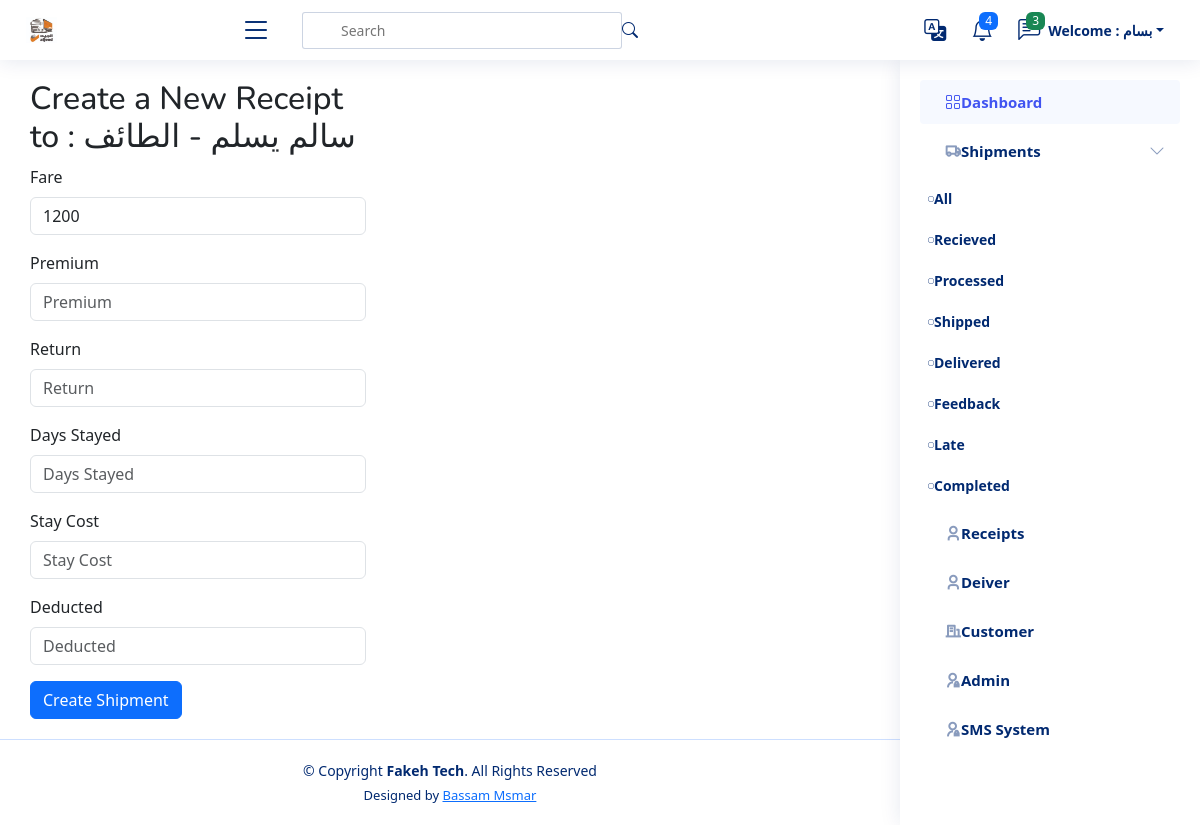
The app's page /receipt/create_from_list/39/ (signed in) with its own data.
### settings/models.py (models this page shows, shortened)
class Company(models.Model):
    name = models.CharField(_("Company Name"), max_length=100)
    logo = models.ImageField(_("Company Logo"), upload_to='company')
    cover = models.ImageField(_("Company Cover"), upload_to='company', null=True, blank=True)
    subtitle = models.TextField(_("Subtitle"), max_length=500)
    facebool_link = models.URLField(_("Facebool_link"), max_length=200, null=True, blank=True)
    twitter_link = models.URLField(_("Twitter_link"), max_length=200, null=True, blank=True)
    youtube_link = models.URLField(_("Youtube_link"), max_length=200, null=True, blank=True)
    phone = models.IntegerField(_("Company Phone"), null=True, blank=True)
    email = models.EmailField(_("Company Email"), max_length=500, null=True, blank=True)
    address = models.TextField(_("Company Address"), max_length=500, null=True, blank=True)
    android_app = models.URLField(_("Android app"), max_length=200, null=True, blank=True)
    ios_app = models.URLField(_("ios app"), max_length=200, null=True, blank=True)
    call_us = models.IntegerField(_("call us"), null=True, blank=True)
    email_us = models.EmailField(_("email us"), max_length=100, null=True, blank=True)

### shipments/models.py (models this page shows, shortened)
class Shipment(models.Model):
    user = models.ForeignKey(User,  related_name='shipments_user', on_delete=models.SET_NULL, null=True)
    driver = models.ForeignKey(Driver,  related_name='shipments_driver', on_delete=models.SET_NULL, null=True)
    customer_branch = models.ForeignKey(Branch, related_name='shipments_company', on_delete=models.SET_NULL, null=True)
    fare = models.IntegerField(_("Fare"))
    premium = models.IntegerField(_("Premium"), null=True, blank=True)
    fare_return = models.IntegerField(_("Return"), null=True, blank=True)
    code = models.ImageField(blank=True, null=True, upload_to='code')
    days_stayed = models.IntegerField(_("Days Stayed "), null=True, blank=True)
    stay_cost = models.IntegerField(_("Stay Cost") , null=True, blank=True)
    deducted = models.IntegerField(_("Deducted") , null=True, blank=True)
    status = models.TextField(_("Status"), choices=STATUS, null=True, blank=True, default=STATUS[0][0])
    destination = models.ForeignKey(City, verbose_name=_("Destination"), on_delete=models.CASCADE, null=True, blank=True)
    created_at = models.DateTimeField(_("Create At"), default=timezone.now)
    expected_arrival_date = models.DateTimeField(_("Expected Arrival Date"), null=True, blank=True, default=timezone.now)
    actual_delivery_date = models.DateTimeField(_("Actual Delivery Date "), null=True, blank=True, default=timezone.now)
    notes = models.TextField(_("Notes"), null=True, blank=True)
    def __str__(self) -> str:
        return f'{self.driver} - {self.destination}'

class City(models.Model):
    name_ar = models.CharField(_("City Arabic"), max_length=50)
    name_en = models.CharField(_("City English"), max_length=50)
    def __str__(self):
        return self.name_ar

### drivers/models.py (models this page shows)
class Driver(models.Model):
    name = models.CharField(_("Driver Name"), max_length=120)
    phone = models.CharField(_("Driver Phone"), max_length=120)
    id_number = models.CharField(_("Driver Id Number"), max_length=10, null=True, blank=True)
    language = models.CharField(_("Driver Language"),  max_length=120, choices=LANGUAHE, null=True, blank=True)
    truck_type =models.CharField(_("Truck Type"), max_length=120, choices=TRUCK_TYPE, null=True, blank=True)
    rate = models.IntegerField(_("Rate"), null=True, blank=True)
    image_id = models.ImageField(_("Driver Image"), null=True, blank=True, upload_to='driver_image', default='driver_image/id_defult.png')
    def __str__(self) -> str:
        return self.name

### receipt/views.py (the view, shortened to what this page needs)
# urls.py: path('create_from_list/<int:pk>/', create_receipt_from_list, name='receipt_create_from_list', ),
def create_receipt_from_list(request, pk):
    shipment = get_object_or_404(Shipment, pk=pk)
    initial_data = {
        'fare': shipment.fare,
        'premium': shipment.premium,
        'fare_return': shipment.fare_return,
        'days_stayed': shipment.days_stayed,
        'stay_cost': shipment.stay_cost,
        'deducted': shipment.deducted,
    }
    form_receipt = ReceiptForm(initial=initial_data)
    return render(request,'receipt/receipt_form_from_list.html', {'form_receipt': form_receipt,'shipment': shipment, })

### receipt/forms.py
class ReceiptForm(forms.ModelForm):
    class Meta:
        model = Receipt
        fields = ['fare', 'premium', 'fare_return', 'days_stayed', 'stay_cost', 'deducted' ]  # Add or remove fields as needed

### templates/receipt/receipt_form_from_list.html (shortened to what this page needs)
{% extends 'base.html' %}
{% load static %}
{% load i18n %}
{% load django_bootstrap5 %}
{% block body %}
<main id="main" class="main">
  <div class="row">
    <div class="col-md-12 col-lg-5">
      <h2>Create a New Receipt to : {{shipment}}</h2>
      <form method="post">
        {% bootstrap_form form_receipt %}
        {% bootstrap_button button_type="submit" content="Create Shipment" %}
      </form>
    </div>
  </div>
</main>
{% endblock %}

### templates/base.html (shortened to what this page needs)
{% load static %}
{% load i18n %}
{% get_current_language as LANGUAGE_CODE %}
<!DOCTYPE html>
<html lang="en"  {% if LANGUAGE_CODE == 'ar' %} dir="rtl" {% endif %} >
<head>
  <link rel="stylesheet" href="{% static 'style.css' %} ">
  {% if LANGUAGE_CODE == 'en' %}
    <link href="{% static 'en/vendor/bootstrap/css/bootstrap.min.css' %} " rel="stylesheet">
    <link href="{% static 'en/vendor/bootstrap-icons/bootstrap-icons.css' %} " rel="stylesheet">
    <link href="{% static 'en/vendor/boxicons/css/boxicons.min.css' %} " rel="stylesheet">
    <link href="{% static 'en/vendor/quill/quill.snow.css' %} " rel="stylesheet">
    <link href="{% static 'en/vendor/quill/quill.bubble.css' %} " rel="stylesheet">
    <link href="{% static 'en/vendor/remixicon/remixicon.css' %} " rel="stylesheet">
    <link href="{% static 'en/vendor/simple-datatables/style.css' %} " rel="stylesheet">
  {% endif %}
</head>
<body>
  {% if request.user.is_authenticated %}
  <header id="header" class="header fixed-top d-flex align-items-center">
    <div class="d-flex align-items-center justify-content-between">
      <a href="/" class="logo d-flex align-items-center">
        <img src="{{ company_data.logo.url }} " alt="ألجيد">
      </a>
      <i class="bi bi-list toggle-sidebar-btn"></i>
    </div>
    <div class="search-bar">
      <form class="search-form d-flex align-items-center" method="POST" action="#">
        <input type="text" name="query" placeholder="Search" title="Enter search keyword">
        <button type="submit" title="Search"><i class="bi bi-search"></i></button>
      </form>
    </div>
    <nav class="header-nav ms-auto">
      <ul class="d-flex align-items-center">
        <li class="nav-item dropdown">
          <a class="nav-link nav-icon" href="#" data-bs-toggle="dropdown">
            <i class="bi bi-translate"></i>
          </a>
                {% get_current_language as LANGUAGE_CODE %}
                {% get_available_languages as LANGUAGES %}
                {% get_language_info_list for LANGUAGES as languages %}
        </li>
        <li class="nav-item dropdown">
          <a class="nav-link nav-icon" href="#" data-bs-toggle="dropdown">
            <i class="bi bi-bell"></i>
            <span class="badge bg-primary badge-number">4</span>
          </a>
        </li>
        <li class="nav-item dropdown">
          <a class="nav-link nav-icon" href="#" data-bs-toggle="dropdown">
            <i class="bi bi-chat-left-text"></i>
            <span class="badge bg-success badge-number">3</span>
          </a>
        </li>
        {% if request.user.is_authenticated %}
        <li class="nav-item dropdown pe-3">
          <a class="nav-link nav-profile d-flex align-items-center pe-0" href="#" data-bs-toggle="dropdown">
            <span class="d-none d-md-block dropdown-toggle ps-2">{% translate "Welcome" %} : {{ request.user.first_name }}</span>
          </a>
        </li>
        {% else %}
        <button type="button" class="btn btn-primary mx-3"><a href="{% url 'login' %}" class="nav-link">Login</a></button>
        {% endif %}
      </ul>
    </nav>
  </header>
  <aside id="sidebar" class="sidebar">
    <ul class="sidebar-nav" id="sidebar-nav">
      <li class="nav-item">
        <a class="nav-link " href="/">
          <i class="bi bi-grid"></i>
          <span>{% translate "Dashboard" %}</span>
        </a>
      </li>
         <li class="nav-item">
        <a class="nav-link collapsed" data-bs-target="#forms-nav" data-bs-toggle="collapse" href="/shipment">
          <i class="ri-truck-line"></i><span>{% translate "Shipments" %}</span><i class="bi bi-chevron-down ms-auto"></i>
        </a>
        <ul id="forms-nav" class="nav-content" data-bs-parent="#sidebar-nav">
          <li>
            <a href="{% url 'shipment_list' status='All' %}">
              <i class="bi bi-circle"></i><span>{% translate "All" %}</span>
            </a>
          </li>
          <li>
            <a href="{% url 'shipment_list' status='Recieved' %}">
              <i class="bi bi-circle"></i><span>{% translate "Recieved" %}</span>
            </a>
          </li>
          <li>
            <a href="{% url 'shipment_list' status='Processed' %}">
              <i class="bi bi-circle"></i><span>{% translate "Processed" %}</span>
            </a>
          </li>
          <li>
            <a href="{% url 'shipment_list' status='Shipped' %}">
              <i class="bi bi-circle"></i><span>{% translate "Shipped" %}</span>
            </a>
          </li>
          <li>
            <a href="{% url 'shipment_list' status='Delivered' %}">
              <i class="bi bi-circle"></i><span>{% translate "Delivered" %} </span>
            </a>
          </li>
          <li>
            <a href="{% url 'shipment_list' status='Feedback' %}">
              <i class="bi bi-circle"></i><span>{% translate "Feedback" %}</span>
            </a>
          </li>
          <li>
            <a href="{% url 'shipment_list' status='Late' %}">
              <i class="bi bi-circle"></i><span>{% translate "Late" %}</span>
            </a>
          </li>
          <li>
            <a href="{% url 'shipment_list' status='Completed' %}">
              <i class="bi bi-circle"></i><span>{% translate "Completed" %}</span>
            </a>
          </li>
        </ul>
      </li>
      <li class="nav-item">
        <a class="nav-link collapsed" href="/receipt">
          <i class="ri-user-3-line"></i>
          <span>{% translate "Receipts" %}</span>
        </a>
      </li>
      <li class="nav-item">
        <a class="nav-link collapsed" href="/driver">
          <i class="ri-user-3-line"></i>
          <span>{% translate "Deiver" %}</span>
        </a>
      </li>
      {% if request.user.is_authenticated and request.user.is_superuser %}
      <li class="nav-item">
        <a class="nav-link collapsed" href="/customer">
          <i class="ri-building-line"></i>
          <span>{% translate "Customer" %}</span>
        </a>
      </li>
      <li class="nav-item">
        <a class="nav-link collapsed" href="/admin">
          <i class="ri-admin-line"></i>
          <span>{% translate "Admin" %}</span>
        </a>
      </li>
      <li class="nav-item">
        <a class="nav-link collapsed" href="{% url 'send_sms' status='All' %}">
          <i class="ri-admin-line"></i>
          <span>{% translate "SMS System" %}</span>
        </a>
      </li>
      {% endif %}
    </ul>
  </aside>
  {% endif %}
  {% block body %}
  {% endblock %}
  {% if request.user.is_authenticated %}
  <footer id="footer" class="footer">
    <div class="copyright">
      &copy; Copyright <strong><span>Fakeh Tech</span></strong>. All Rights Reserved
    </div>
    <div class="credits">
      Designed by <a href="">Bassam Msmar</a>
    </div>
  </footer>
  {% endif %}
</body>
</html>

### static/style.css (style rules this page uses)
:root { scroll-behavior: smooth; }
body { font-family: "Open Sans", sans-serif; background: #f6f9ff; color: #444444; }
a { color: #4154f1; text-decoration: none; }
h1, h2, h3, h4, h5, h6 { font-family: "Nunito", sans-serif; }
#main { margin-top: 60px; padding: 20px 30px; transition: all 0.3s; }
.logo { line-height: 1; }
@media (min-width: 1200px) { .logo { width: 280px; } }
.logo img { max-height: 26px; margin-left: 6px; }
.header { transition: all 0.5s; z-index: 997; height: 60px; box-shadow: 0px 2px 20px rgba(1, 41, 112, 0.1); background-color: #fff; padding-right: 20px; }
.header .toggle-sidebar-btn { font-size: 32px; padding-right: 10px; cursor: pointer; color: #012970; }
.header .search-bar { min-width: 360px; padding: 0 20px; }
.header .search-form { width: 100%; }
.header .search-form input { border: 0; font-size: 14px; color: #012970; border: 1px solid rgba(1, 41, 112, 0.2); padding: 7px 8px 7px 38px; border-radius: 3px; transition: 0.3s; width: 100%; }
.header .search-form button { border: 0; padding: 0; margin-right: -30px; background: none; }
.header .search-form button i { color: #012970; }
.header-nav ul { list-style: none; }
.header-nav > ul { margin: 0; padding: 0; }
.header-nav .nav-icon { font-size: 22px; color: #012970; margin-left: 25px; position: relative; }
.header-nav .nav-profile { color: #012970; }
.header-nav .nav-profile span { font-size: 14px; font-weight: 600; }
.header-nav .badge-number { position: absolute; inset: -2px -5px auto auto; font-weight: normal; font-size: 12px; padding: 3px 6px; }
.sidebar { position: fixed; top: 60px; right: 0; bottom: 0; width: 300px; z-index: 996; transition: all 0.3s; padding: 20px; overflow-y: auto; scrollbar-width: thin; scrollbar-color: #aab7cf transparent; box-shadow: 0px 0px 20px rgba(1, 41, 112, 0.1); background-color: #fff; }
@media (min-width: 1200px) { #main, #footer { margin-right: 300px; } }
.sidebar-nav { padding: 0; margin: 0; list-style: none; }
.sidebar-nav li { padding: 0; margin: 0; list-style: none; }
.sidebar-nav .nav-item { margin-bottom: 5px; }
.sidebar-nav .nav-link { display: flex; align-items: center; font-size: 15px; font-weight: 600; color: #4154f1; transition: 0.3; background: #f6f9ff; padding: 10px 15px; border-radius: 4px; }
.sidebar-nav .nav-link i { font-size: 16px; margin-left: 10px; color: #4154f1; }
.sidebar-nav .nav-link.collapsed { color: #012970; background: #fff; }
.sidebar-nav .nav-link.collapsed i { color: #899bbd; }
.sidebar-nav .nav-link .bi-chevron-down { margin-left: 0; transition: transform 0.2s ease-in-out; }
.sidebar-nav .nav-content { padding: 5px 0 0 0; margin: 0; list-style: none; }
.sidebar-nav .nav-content a { display: flex; align-items: center; font-size: 14px; font-weight: 600; color: #012970; transition: 0.3; padding: 10px 40px 10px 0; transition: 0.3s; text-decoration-line: none; }
.sidebar-nav .nav-content a i { font-size: 6px; margin-left: 8px; line-height: 0; border-radius: 50%; text-decoration-line: none; }
.footer { padding: 20px 0; font-size: 14px; transition: all 0.3s; border-top: 1px solid #cddfff; }
.footer .copyright { text-align: center; color: #012970; }
.footer .credits { padding-top: 5px; text-align: center; font-size: 13px; color: #012970; }
.logo { max-width: 200px; margin: 20px; float: left; display: block; }

### records on screen
Company: logo (picture)
Shipment: driver+destination "سالم يسلم - الطائف"

### other values on screen
{{ request.user.first_name }} "بسام"
